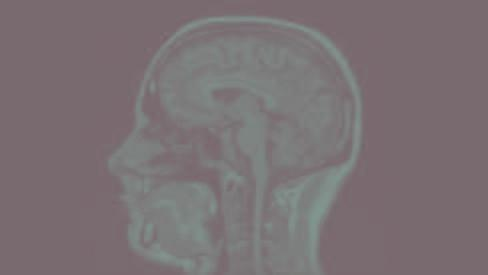
%> input picture images/Brain.jpg, 488 x 275 px
$ octave samp.m   (GNU Octave 9; MATLAB toolbox functions it lacks are replaced by stand-ins)
%> lines starting %> are read from the running program, lines starting %| are printed output that depends on the picture
I=imread('Brain.jpg');
%> I is the input picture: size 275x488x3 uint8; mean R, G, B 122.6, 113, 116.2
A = rgb2gray(I);
[m,n]=size(A);
%> m = 275; n = 488
M = zeros(m,m);
N = zeros(n,n);
for i=1:m
    for j = 1: n
        if(i==1)
            alphaP=sqrt(1/m);
        else
            alphaP=sqrt(2/m);
        end
        if(j==1)
            alphaQ=sqrt(1/n);
        else
            alphaQ=sqrt(2/n);
        end
    end
end
%> after the loop, alphaP = 0.0853; alphaQ = 0.064
for u = 0:m-1
    for x = 0:m-1
        M(u+1, x+1) = cos(pi*u*(2*x+1)/(2*m));
    end
end
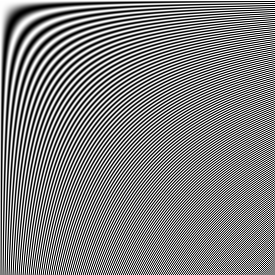
%> M: size 275x275 double; min -1, max 1, mean 0.00364; drawn with min black and max white
for v = 0:n-1
    for y = 0:n-1
        N(v+1, y+1) =cos(pi*v*(2*y+1)/(2*n)) ;
    end
end
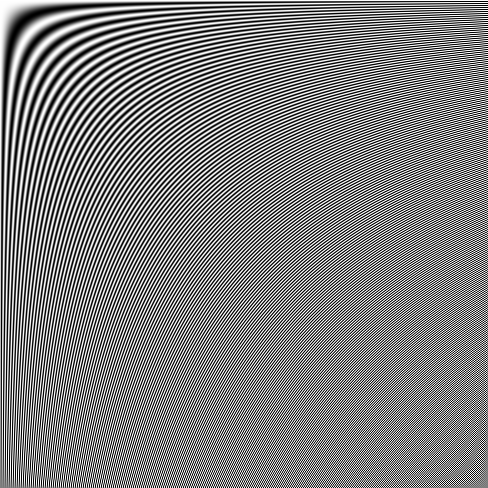
%> N: size 488x488 double; min -1, max 1, mean 0.00205; drawn with min black and max white
F = M* im2double(A)*N;
B= alphaP*alphaQ*F;
subplot(3,2,1);
imshow(I);title('original image')
subplot(3,2,2);
imshow(A);title('Grayscale img');
subplot(3,2,3);
imshow(mat2gray(log(1+abs(B))));title('2D Dct img without inbuilt')
%> after `imshow(mat2gray(log(1+abs(B))))`:
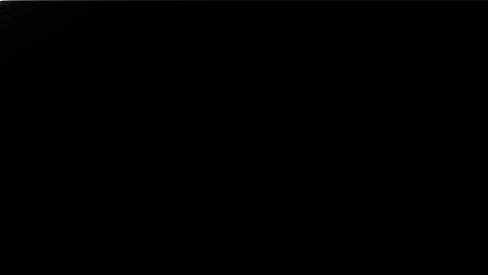
%> displayed picture: size 275x488, on the screen's scale of 0 to 255; min 0, max 255, mean 0.2
G = inv(M)* im2double(B)*inv(N);
subplot(3,2,5);
imshow(mat2gray(log(1+abs(G))));title("2D- IDCT without inbuilt");
%> after `imshow(mat2gray(log(1+abs(G))))`:
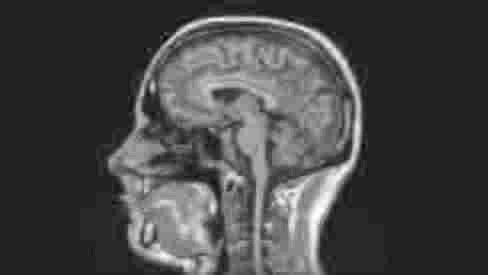
%> displayed picture: size 275x488, on the screen's scale of 0 to 255; min 0, max 255, mean 70.3
B= dct2(A);
subplot(3,2,4);
imshow(mat2gray(log(1+abs(B)))); title("2D- DCT with inbuilt");
%> after `imshow(mat2gray(log(1+abs(B))))`:
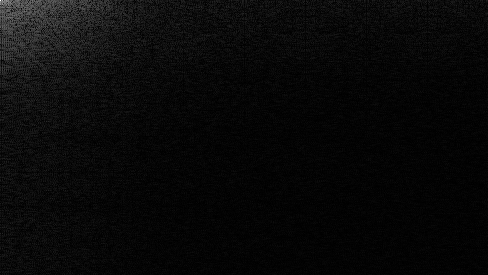
%> displayed picture: size 275x488, on the screen's scale of 0 to 255; min 0, max 255, mean 8.9
C1=idct2(B);
subplot(3,2,6);
imshow(mat2gray(abs(C1)));title('2D- IDCT with inbuilt');
